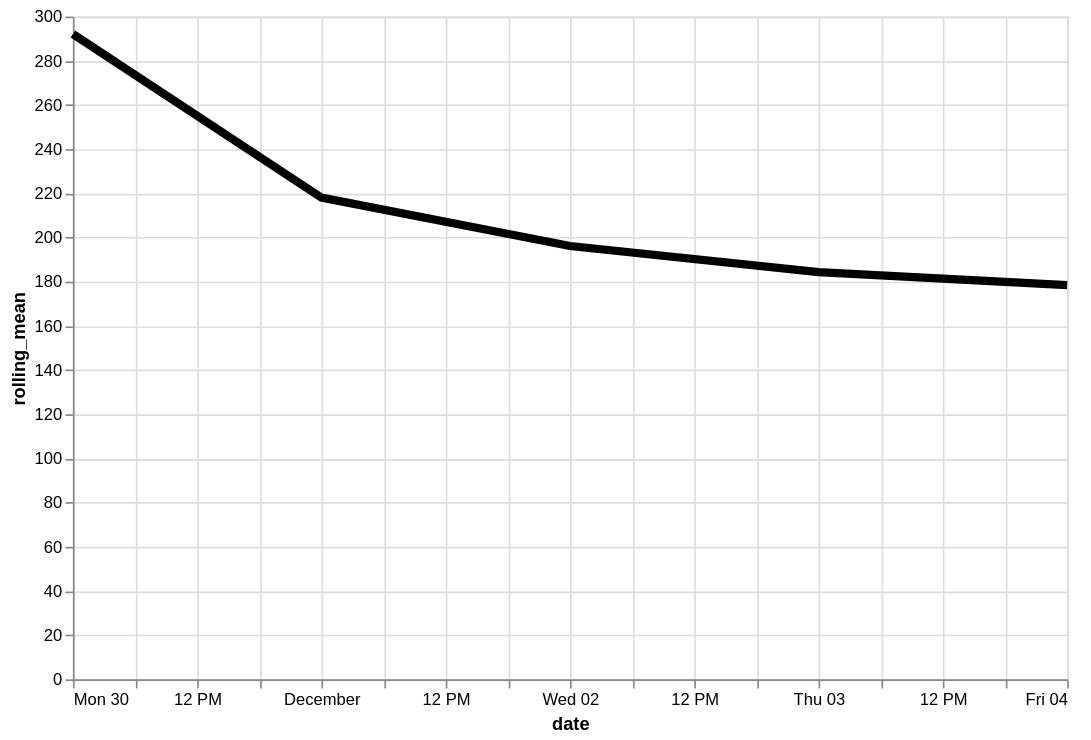

Express this chart as Vega-Lite.
### Vega-Lite specification from a JSON file in a GitHub repository (floating-point values rounded to 4 significant figures)
{"config": {"view": {"continuousWidth": 400, "continuousHeight": 300}}, "data": {"name": "data-ce8f2f9f830fe06ca9b9da87a45f7e84"}, "mark": {"type": "line", "color": "black", "size": 5}, "encoding": {"x": {"type": "temporal", "field": "date"}, "y": {"type": "quantitative", "field": "rolling_mean"}}, "height": 400, "transform": [{"window": [{"op": "mean", "field": "logavg", "as": "rolling_mean"}], "frame": [-7, 0]}], "width": 600, "$schema": "https://vega.github.io/schema/vega-lite/v4.8.1.json", "datasets": {"data-ce8f2f9f830fe06ca9b9da87a45f7e84": [{"date": "2020-11-30", "logavg": 292.1}, {"date": "2020-12-01", "logavg": 144.0}, {"date": "2020-12-02", "logavg": 152.4}, {"date": "2020-12-03", "logavg": 148.8}, {"date": "2020-12-04", "logavg": 155.1}]}}
